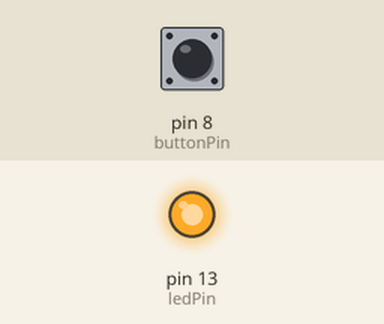
The sketch below on a simulated Arduino Uno, built with avr-gcc and run on an emulated ATmega328P. On the bench: output pins drawn as LEDs (lit = HIGH). Inputs (shaded band) come from the test bench; at power-on: pin 8 (buttonPin) HIGH.

Above: at 1.2 s.
1.3 s: pin 8 (buttonPin) pulled LOW for 0.15 s
At 1.37 s:
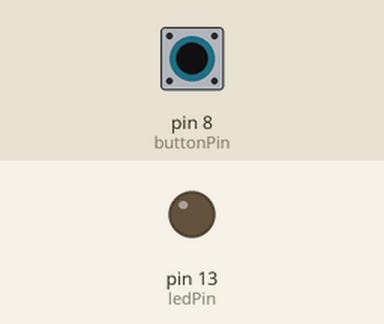
2.9 s: pin 8 (buttonPin) pulled LOW for 3.2 s
At 7.0 s:
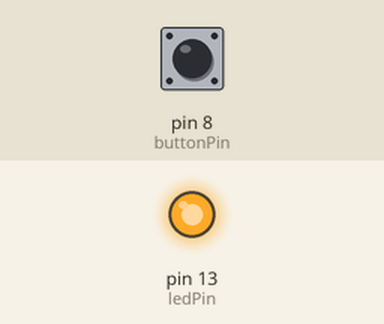
Timing chart, 0 to 8.5 s (numbered marks = the images above; inputs shaded):
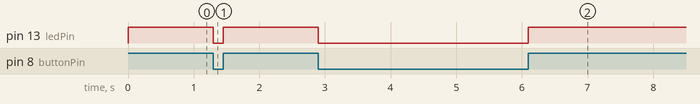

The sketch:

1_Boton.ino
```cpp
const int ledPin = 13;  // Pin del LED
const int buttonPin = 8; // Pin del botón
int buttonState = 0;  // Variable para leer el estado del botón

void setup() {
    pinMode(ledPin, OUTPUT);  // Configurar el LED como salida
    pinMode(buttonPin, INPUT_PULLUP);  // Activar resistencia pull-up interna
}

void loop() {
    buttonState = digitalRead(buttonPin);  // Leer el estado del botón

    if (buttonState == LOW) {  // El botón está presionado (LOW por pull-up)
        digitalWrite(ledPin, LOW);  // Apagar LED
    } else {
        digitalWrite(ledPin, HIGH);  // Encender LED
    }
}
```

Measured:
- after the input at 1.3 s, pin 13 (ledPin): HIGH → LOW at once, → HIGH 0.15 s later
- after the input at 2.9 s, pin 13 (ledPin): HIGH → LOW at once, → HIGH 3.2 s later
